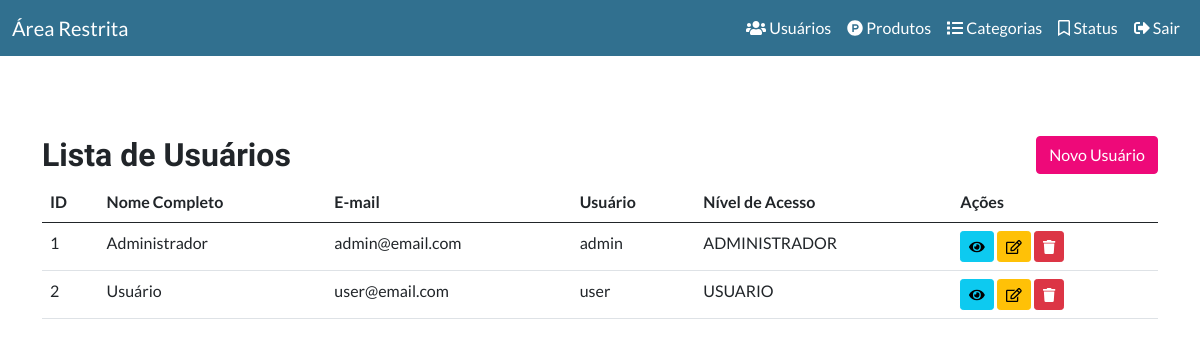
Screenshot of /app/views/page.php?link=2 (signed in) with the database file from the repository.
### tables this page shows
CREATE TABLE `tb_usuario` (
  `id` int(11) NOT NULL AUTO_INCREMENT,
  `nome` varchar(255) NOT NULL,
  `email` varchar(255) NOT NULL,
  `usuario` varchar(255) NOT NULL,
  `senha` varchar(255) NOT NULL,
  `nivel_acesso` varchar(50) NOT NULL,
  `criado` date NOT NULL,
  `modificado` date NOT NULL,
  PRIMARY KEY (id)
);

### app/views/page.php (called while the page is built, shortened)
<?php
include_once("../views/index/header.phtml");
$link = $_GET["link"];
$pag[1] = "index/index.phtml";
$pag[2] = "usuario/listar_usuarios.phtml";
$pag[3] = "usuario/cadastrar_usuarios.phtml";
$pag[5] = "usuario/visualizar_usuario.phtml";
$pag[6] = "usuario/editar_usuario.phtml";
$pag[11] = "produto/cadastrar_produto.phtml";
$pag[12] = "produto/listar_produto.phtml";
$pag[13] = "produto/editar_produto.phtml";
$pag[14] = "produto/visualizar_produto.phtml";
$pag[7] = "categoria/cadastrar_categoria.phtml";
$pag[8] = "categoria/listar_categoria.phtml";
$pag[9] = "categoria/editar_categoria.phtml";
$pag[10] = "categoria/visualizar_categoria.phtml";
$pag[15] = "situacao/listar_situacao.phtml";
$pag[16] = "situacao/cadastrar_situacao.phtml";
$pag[17] = "situacao/editar_situacao.phtml";
$pag[18] = "situacao/visualizar_situacao.phtml";
if (!empty($link)) {
	if (file_exists($pag[$link]))  {
		include $pag[$link];
	} else {
		include "dashboard.php";
	}
} else {
	include "dashboard.php";
}
include_once("../views/index/footer.phtml");

### app/views/usuario/listar_usuarios.phtml (the view, shortened to what this page needs)
<?php
$resultado = mysqli_query(
        $GLOBALS['connection'],
        "SELECT  * FROM tb_usuario ORDER BY id"
);
?>
<div class="container">
    <div class="row">
        <div class="col-md-6">
            <h2>Lista de Usuários</h2>
        </div>
        <div class="col-md-6 text-end">
            <a href="page.php?link=3" class="btn btn-primary">
                Novo Usuário
            </a>
        </div>
    </div>
    <div class="row">
        <div class="col-sm-12">
            <table class="table table-condensed">
                <thead>
                    <tr>
                        <th>ID</th>
                        <th>Nome Completo</th>
                        <th>E-mail</th>
                        <th>Usuário</th>
                        <th>Nível de Acesso</th>
                        <th>Ações</th>
                    </tr>
                </thead>
                <tbody>
                    <?php
                    while ($usuarios = mysqli_fetch_array($resultado)) {
                    ?>
                    <tr>
                        <td><?= $usuarios['id'] ?></td>
                        <td><?= $usuarios['nome'] ?></td>
                        <td><?= $usuarios['email'] ?></td>
                        <td><?= $usuarios['usuario'] ?></td>
                        <td><?= $usuarios['nivel_acesso'] ?></td>
                        <td>
                            <a href="page.php?link=5&id=<?= $usuarios['id'];?>" class="btn btn-info btn-sm" type="button">
                                <i class="fas fa-eye"></i>
                            </a>
                            <a href="page.php?link=6&id=<?= $usuarios['id'];?>" class="btn btn-warning btn-sm" type="button">
                                <i class="far fa-edit"></i>
                            </a>
                            <a href="../services/usuario/deleta_usuario.php?id=<?= $usuarios['id'];?>" class="btn btn-danger btn-sm" type="button">
                                <i class="fas fa-trash"></i>
                            </a>
                        </td>
                    </tr>
                    <?php
                    }
                    ?>
                </tbody>
            </table>
        </div>
    </div>
</div>

### assets/css/dashboard.css (style rules this page uses)
.container { margin-top: 10vh; }

### rows the page displays
tb_usuario: id "1", nome "Administrador", email "admin@email.com", usuario "admin", nivel_acesso "ADMINISTRADOR"
tb_usuario: id "2", nome "Usuário", email "user@email.com", usuario "user", nivel_acesso "USUARIO"
